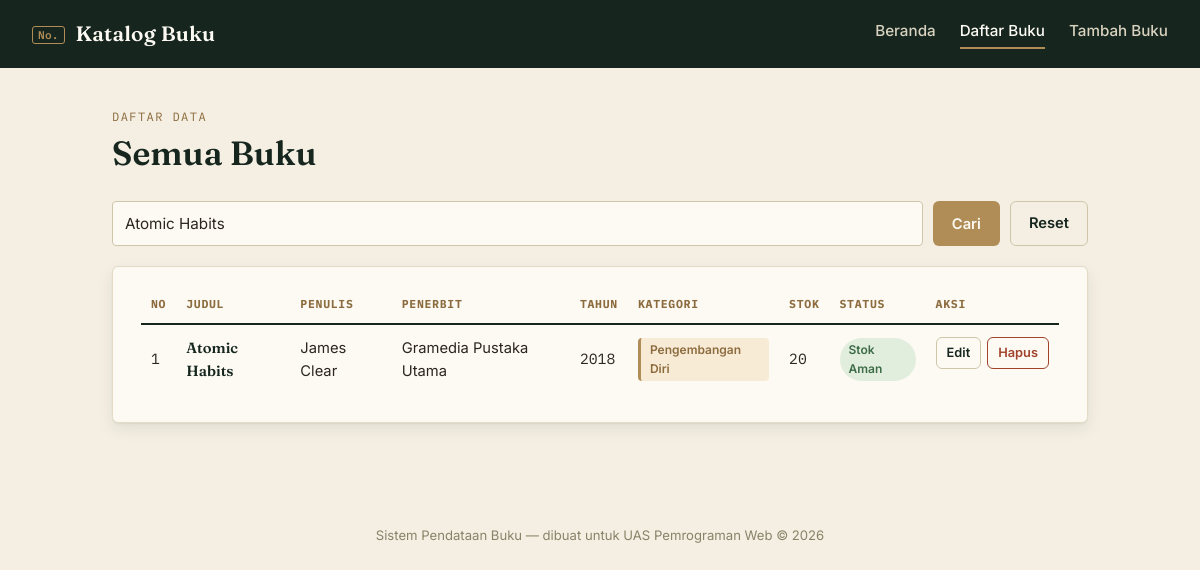
Screenshot of /daftar.php?cari=Atomic Habits with the database file from the repository.
### tables this page shows
CREATE TABLE IF NOT EXISTS buku (
    id_buku       INT AUTO_INCREMENT PRIMARY KEY,
    judul         VARCHAR(150) NOT NULL,
    penulis       VARCHAR(100) NOT NULL,
    penerbit      VARCHAR(100) NOT NULL,
    tahun_terbit  YEAR NOT NULL,
    kategori      VARCHAR(50)  NOT NULL,
    stok          INT NOT NULL DEFAULT 0,
    created_at    TIMESTAMP DEFAULT CURRENT_TIMESTAMP
);

### daftar.php (the view, shortened to what this page needs)
<?php
require "koneksi.php";
require "functions.php";
$keyword = isset($_GET['cari']) ? trim($_GET['cari']) : "";
$daftarBuku = getAllBuku($conn, $keyword);
include "header.php";
?>
<section class="page-head">
    <p class="eyebrow">Daftar Data</p>
    <h1>Semua Buku</h1>
</section>
<form action="daftar.php" method="GET" class="search-bar">
    <input type="text" name="cari" placeholder="Cari judul, penulis, atau kategori..."
           value="<?php echo htmlspecialchars($keyword); ?>">
    <button type="submit" class="btn btn-brass">Cari</button>
    <?php if ($keyword !== ""): ?>
        <a href="daftar.php" class="btn btn-ghost">Reset</a>
    <?php endif; ?>
</form>
<section class="card">
    <table class="table-ledger">
        <thead>
            <tr>
                <th>No</th>
                <th>Judul</th>
                <th>Penulis</th>
                <th>Penerbit</th>
                <th>Tahun</th>
                <th>Kategori</th>
                <th>Stok</th>
                <th>Status</th>
                <th>Aksi</th>
            </tr>
        </thead>
        <tbody>
        <?php
        if (count($daftarBuku) > 0) {
            $no = 1;
            foreach ($daftarBuku as $buku) {
                echo "<tr>";
                echo "<td class='mono'>" . $no . "</td>";
                echo "<td class='judul-cell'>" . htmlspecialchars($buku['judul']) . "</td>";
                echo "<td>" . htmlspecialchars($buku['penulis']) . "</td>";
                echo "<td>" . htmlspecialchars($buku['penerbit']) . "</td>";
                echo "<td class='mono'>" . htmlspecialchars($buku['tahun_terbit']) . "</td>";
                echo "<td>" . kategoriBadge($buku['kategori']) . "</td>";
                echo "<td class='mono'>" . (int) $buku['stok'] . "</td>";
                echo "<td>" . statusStok((int) $buku['stok']) . "</td>";
                echo "<td class='aksi-cell'>
                        <a href='edit.php?id=" . (int) $buku['id_buku'] . "' class='btn btn-small btn-ghost'>Edit</a>
                        <a href='hapus.php?id=" . (int) $buku['id_buku'] . "' class='btn btn-small btn-danger' onclick=\"return confirm('Hapus buku ini?');\">Hapus</a>
                      </td>";
                echo "</tr>";
                $no++;
            }
        } else {
            echo "<tr><td colspan='9' class='empty-row'>Belum ada data, atau data tidak ditemukan.</td></tr>";
        }
        ?>
        </tbody>
    </table>
</section>
<?php include "footer.php"; ?>

### functions.php (shortened to what this page needs)
<?php
function getAllBuku($conn, $keyword = "")
{
    $data = [];
    if ($keyword !== "") {
        $keyword = "%" . $keyword . "%";
        $query   = "SELECT * FROM buku
                     WHERE judul LIKE ? OR penulis LIKE ? OR kategori LIKE ?
                     ORDER BY id_buku DESC";
        $stmt = mysqli_prepare($conn, $query);
        mysqli_stmt_bind_param($stmt, "sss", $keyword, $keyword, $keyword);
        mysqli_stmt_execute($stmt);
        $result = mysqli_stmt_get_result($stmt);
    } else {
        $query  = "SELECT * FROM buku ORDER BY id_buku DESC";
        $result = mysqli_query($conn, $query);
    }
    while ($row = mysqli_fetch_assoc($result)) {
        $data[] = $row;
    }
    return $data;
}
function statusStok($stok)
{
    if ($stok > 10) {
        return '<span class="badge badge-aman">Stok Aman</span>';
    } elseif ($stok > 0) {
        return '<span class="badge badge-menipis">Stok Menipis</span>';
    } else {
        return '<span class="badge badge-kosong">Stok Kosong</span>';
    }
}
function kategoriBadge($kategori)
{
    switch ($kategori) {
        case "Pengembangan Diri":
            $kelas = "kat-pengembangan";
            break;
    }
    return '<span class="kategori ' . $kelas . '">' . htmlspecialchars($kategori) . '</span>';
}
?>

### css/style.css (style rules this page uses)
:root { --forest-900: #16261F; --forest-700: #234134; --cream-50: #FCFAF3; --cream-100: #F4EFE2; --brass-500: #B08D57; --brass-700: #8C6B3E; --ink-700: #2B2620; --rust-500: #A1432B; --rust-700: #7E3220; --sage-500: #5E8569; --font-display: "Fraunces", Georgia, serif; --font-body: "Inter", system-ui, sans-serif; --font-mono: "IBM Plex Mono", "Courier New", monospace; --radius: 6px; --shadow-card: 0 1px 2px rgba(22, 38, 31, 0.06), 0 6px 16px rgba(22, 38, 31, 0.08); }
* { box-sizing: border-box; }
html { scroll-behavior: smooth; }
body { margin: 0; background: var(--cream-100); color: var(--ink-700); font-family: var(--font-body); line-height: 1.55; }
a { color: var(--brass-700); text-decoration: none; }
.mono { font-family: var(--font-mono); }
.page-head { margin-bottom: 28px; }
.eyebrow { font-family: var(--font-mono); text-transform: uppercase; letter-spacing: 0.12em; font-size: 0.75rem; color: var(--brass-700); margin: 0 0 6px; }
h1, h2 { font-family: var(--font-display); color: var(--forest-900); margin: 0 0 12px; font-weight: 600; }
h1 { font-size: 2.1rem; line-height: 1.2; }
.card { background: var(--cream-50); border: 1px solid #e3dbc6; border-radius: var(--radius); box-shadow: var(--shadow-card); padding: 28px; }
.btn { display: inline-flex; align-items: center; gap: 6px; font-family: var(--font-body); font-weight: 600; font-size: 0.92rem; padding: 10px 18px; border-radius: var(--radius); border: 1px solid transparent; cursor: pointer; transition: background 0.15s ease, color 0.15s ease, border-color 0.15s ease; }
.btn-brass { background: var(--brass-500); color: var(--cream-50); }
.btn-ghost { background: transparent; color: var(--forest-900); border-color: #cfc6a9; }
.btn-danger { background: transparent; color: var(--rust-500); border-color: var(--rust-500); }
.btn-small { padding: 5px 10px; font-size: 0.8rem; }
input[type="text"], input[type="number"], select { width: 100%; padding: 10px 12px; border: 1px solid #cfc6a9; border-radius: 4px; background: var(--cream-50); font-family: var(--font-body); font-size: 0.95rem; color: var(--ink-700); }
.search-bar { display: flex; gap: 10px; margin-bottom: 20px; flex-wrap: wrap; }
.search-bar input[type="text"] { flex: 1; min-width: 220px; }
.table-ledger { width: 100%; border-collapse: collapse; font-size: 0.92rem; }
.table-ledger th { text-align: left; font-family: var(--font-mono); font-size: 0.72rem; text-transform: uppercase; letter-spacing: 0.06em; color: var(--brass-700); border-bottom: 2px solid var(--forest-900); padding: 0 10px 10px; }
.table-ledger td { padding: 12px 10px; border-bottom: 1px dashed #ddd4ba; vertical-align: middle; }
.table-ledger tr:last-child td { border-bottom: none; }
.judul-cell { font-family: var(--font-display); font-weight: 600; color: var(--forest-900); }
.aksi-cell { display: flex; gap: 6px; white-space: nowrap; }
.badge { display: inline-block; padding: 3px 9px; border-radius: 999px; font-size: 0.75rem; font-weight: 600; }
.badge-aman { background: #E1EEDD; color: #3E6B47; }
.kategori { display: inline-block; padding: 3px 9px; border-radius: 4px; font-size: 0.75rem; font-weight: 600; border-left: 3px solid; }
.kat-pengembangan { background: #F8EBD6; border-color: var(--brass-500); color: var(--brass-700); }

### rows the page displays
buku: judul "Atomic Habits", penulis "James Clear", penerbit "Gramedia Pustaka Utama", tahun_terbit "2018", kategori "Pengembangan Diri", stok "20", shows "Stok Aman"
